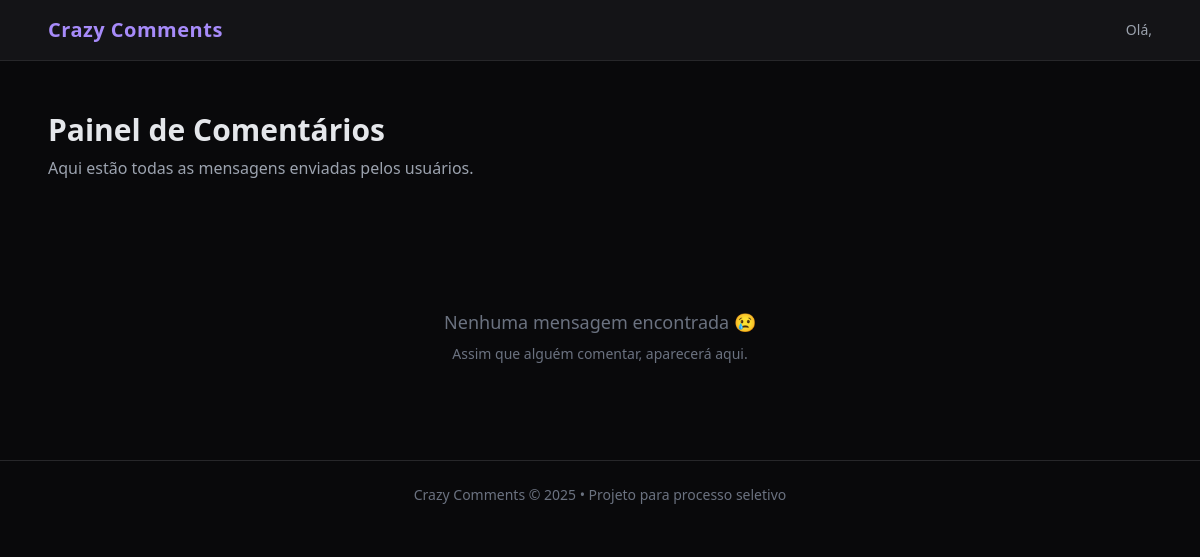
The app's page /messages/, older data.
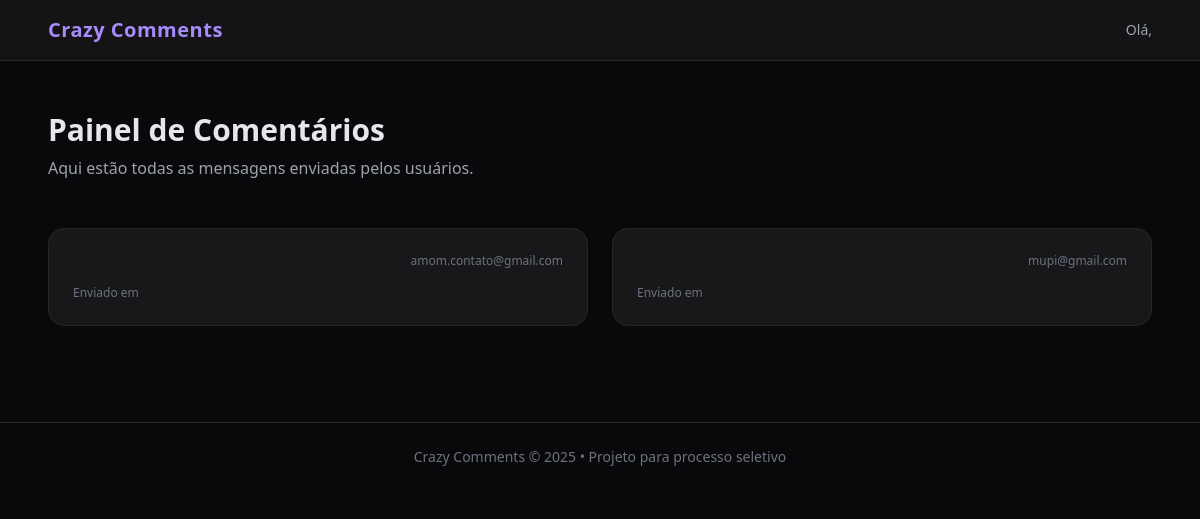
The same page, newer data.
### home/models.py (models this page shows)
class Administrador(models.Model):
    email = models.EmailField(unique=True)
    senha = models.CharField(max_length=128)
    criado_em = models.DateTimeField(auto_now_add=True)

### home/views.py (the view)
# urls.py: path('messages/',messages_view, name='messages'),
def messages_view(request):
    mensagens = Administrador.objects.all().order_by("-criado_em")
    return render(request, 'messages_list.html', {
        "mensagens": mensagens
    })

### home/templates/messages_list.html (shortened to what this page needs)
<!DOCTYPE html>
<html lang="pt-br">
<head>
    <script src="https://cdn.tailwindcss.com"></script>
</head>
<body class="bg-zinc-950 text-gray-200 min-h-screen">
<header class="fixed top-0 w-full bg-zinc-900/80 backdrop-blur border-b border-zinc-800 z-50">
    <div class="max-w-6xl mx-auto px-6 py-4 flex justify-between items-center">
        <h1 class="text-xl font-bold tracking-wide text-violet-400">
            Crazy Comments
        </h1>
        <div class="flex items-center gap-4 text-sm">
            <span class="text-gray-400">
                Olá, {{ request.user.email }}
            </span>
        </div>
    </div>
</header>
<main class="pt-28 max-w-6xl mx-auto px-6">
    <section class="mb-12 fade-up">
        <h2 class="text-3xl font-bold mb-2">
            Painel de Comentários
        </h2>
        <p class="text-gray-400">
            Aqui estão todas as mensagens enviadas pelos usuários.
        </p>
    </section>
    <section class="grid md:grid-cols-2 gap-6">
        {% if mensagens %}
            {% for msg in mensagens %}
                <article
                    class="bg-zinc-900 border border-zinc-800 rounded-2xl p-6
                           hover:scale-[1.02] transition-transform duration-300
                           fade-up"style="animation-delay: {{ forloop.counter|add:'1' }}00ms">
                    <div class="flex justify-between items-center mb-3">
                        <span class="text-xs text-gray-500">
                            {{ msg.email }}
                        </span>
                    </div>
                    <div class="mt-4 text-xs text-gray-500">
                        Enviado em {{ msg.criado_em|date:"d/m/Y H:i" }}
                    </div>
                </article>
            {% endfor %}
        {% else %}
            <div class="col-span-full text-center text-gray-500 mt-20 fade-up">
                <p class="text-lg">Nenhuma mensagem encontrada 😢</p>
                <p class="text-sm mt-2">Assim que alguém comentar, aparecerá aqui.</p>
            </div>
        {% endif %}
    </section>
</main>
<footer class="mt-24 border-t border-zinc-800 py-6 text-center text-sm text-gray-500">
    Crazy Comments © 2025 • Projeto para processo seletivo
</footer>
</body>
</html>

### home/templates/messages_list.html (style rules this page uses)
.fade-up { animation: fadeUp 0.8s ease forwards; }

Row changes from the older to the newer data that the page shows:
added Administrador: email "amom.contato@gmail.com"
added Administrador: email "mupi@gmail.com"
Text that changed along with them:
text no longer shown: "Nenhuma mensagem encontrada 😢 Assim que alguém comentar, aparecerá aqui."
